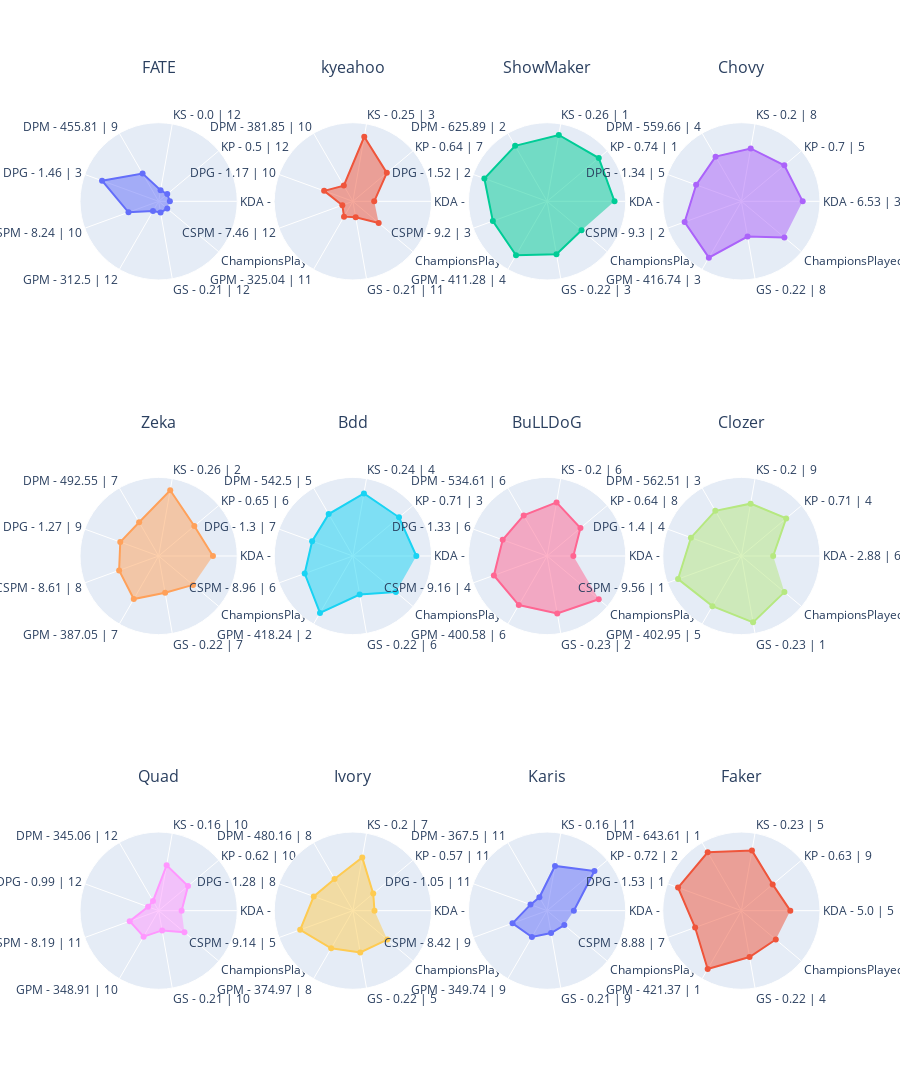

This figure's notebook cell:
### Code cell
df = players_stats.loc[players_stats["Position"] == positions[2]]
min_value, max_value = get_min_max_value(df, columns)

ROWS, COLUMNS = get_rows_columns(df, 4)

fig = get_fig_subplots(df, ROWS, COLUMNS)
for i, player_name in enumerate(df.index):
    _df = df.loc[player_name, columns]
    theta_list = get_theta_list(df, player_name, origin_columns)

    r, c = get_rc(i, COLUMNS)
    fig.add_trace(
        go.Scatterpolar(r=_df, theta=theta_list, fill="toself", name=player_name),
        row=r,
        col=c,
    )

fig.update_layout(
    height=400 * ROWS,
    showlegend=False,
    title=dict(y=1),
)
fig.update_annotations(yshift=20)
fig.update_polars(
    radialaxis=dict(range=[min_value - 0.2, max_value + 0.2], visible=False)
)
fig.show()

### Figure 1 — Plotly figure (JSON) as saved in the notebook; plotly's stock layout.template omitted (floating-point values rounded to 4 significant figures)
{"data": [{"fill": "toself", "name": "FATE", "r": [0, 0, 0, 0.371, 0.8722, 0.3714, 0, 0, 0], "subplot": "polar", "theta": ["KDA - 0.33 | 12", "KP - 0.5 | 12", "KS - 0.0 | 12", "DPM - 455.81 | 9", "DPG - 1.46 | 3", "CSPM - 8.24 | 10", "GPM - 312.5 | 12", "GS - 0.21 | 12", "ChampionsPlayed - 2 | 12"], "type": "scatterpolar"}, {"fill": "toself", "name": "kyeahoo", "r": [0.1798, 0.5892, 0.9675, 0.1232, 0.345, 0, 0.1152, 0.08948, 0.4], "subplot": "polar2", "theta": ["KDA - 1.58 | 11", "KP - 0.64 | 7", "KS - 0.25 | 3", "DPM - 381.85 | 10", "DPG - 1.17 | 10", "CSPM - 7.46 | 12", "GPM - 325.04 | 11", "GS - 0.21 | 11", "ChampionsPlayed - 4 | 9"], "type": "scatterpolar"}, {"fill": "toself", "name": "ShowMaker", "r": [1, 1, 1, 0.9406, 0.9896, 0.8285, 0.9073, 0.7574, 0.6], "subplot": "polar3", "theta": ["KDA - 7.29 | 1", "KP - 0.74 | 1", "KS - 0.26 | 1", "DPM - 625.89 | 2", "DPG - 1.52 | 2", "CSPM - 9.2 | 3", "GPM - 411.28 | 4", "GS - 0.22 | 3", "ChampionsPlayed - 5 | 5"], "type": "scatterpolar"}, {"fill": "toself", "name": "Chovy", "r": [0.8918, 0.7976, 0.7557, 0.7188, 0.6574, 0.8755, 0.9574, 0.4369, 0.8], "subplot": "polar4", "theta": ["KDA - 6.53 | 3", "KP - 0.7 | 5", "KS - 0.2 | 8", "DPM - 559.66 | 4", "DPG - 1.34 | 5", "CSPM - 9.3 | 2", "GPM - 416.74 | 3", "GS - 0.22 | 8", "ChampionsPlayed - 6 | 2"], "type": "scatterpolar"}, {"fill": "toself", "name": "Zeka", "r": [0.7671, 0.6292, 0.988, 0.494, 0.5267, 0.5487, 0.6847, 0.4648, 0.6], "subplot": "polar5", "theta": ["KDA - 5.67 | 4", "KP - 0.65 | 6", "KS - 0.26 | 2", "DPM - 492.55 | 7", "DPG - 1.27 | 9", "CSPM - 8.61 | 8", "GPM - 387.05 | 7", "GS - 0.22 | 7", "ChampionsPlayed - 5 | 5"], "type": "scatterpolar"}, {"fill": "toself", "name": "Bdd", "r": [0.9301, 0.8722, 0.9314, 0.6613, 0.5723, 0.7133, 0.9712, 0.4977, 0.8], "subplot": "polar6", "theta": ["KDA - 6.8 | 2", "KP - 0.71 | 3", "KS - 0.24 | 4", "DPM - 542.5 | 5", "DPG - 1.3 | 7", "CSPM - 8.96 | 6", "GPM - 418.24 | 2", "GS - 0.22 | 6", "ChampionsPlayed - 6 | 2"], "type": "scatterpolar"}, {"fill": "toself", "name": "BuLLDoG", "r": [0.2674, 0.5744, 0.7697, 0.6349, 0.6419, 0.8091, 0.809, 0.8396, 1], "subplot": "polar7", "theta": ["KDA - 2.19 | 8", "KP - 0.64 | 8", "KS - 0.2 | 6", "DPM - 534.61 | 6", "DPG - 1.33 | 6", "CSPM - 9.16 | 4", "GPM - 400.58 | 6", "GS - 0.23 | 2", "ChampionsPlayed - 7 | 1"], "type": "scatterpolar"}, {"fill": "toself", "name": "Clozer", "r": [0.3663, 0.842, 0.7462, 0.7283, 0.7559, 1.0, 0.8308, 1, 0.8], "subplot": "polar8", "theta": ["KDA - 2.88 | 6", "KP - 0.71 | 4", "KS - 0.2 | 9", "DPM - 562.51 | 3", "DPG - 1.4 | 4", "CSPM - 9.56 | 1", "GPM - 402.95 | 5", "GS - 0.23 | 1", "ChampionsPlayed - 6 | 2"], "type": "scatterpolar"}, {"fill": "toself", "name": "Quad", "r": [0.2094, 0.4833, 0.6227, 0, 0, 0.3481, 0.3344, 0.1569, 0.4], "subplot": "polar9", "theta": ["KDA - 1.79 | 9", "KP - 0.62 | 10", "KS - 0.16 | 10", "DPM - 345.06 | 12", "DPG - 0.99 | 12", "CSPM - 8.19 | 11", "GPM - 348.91 | 10", "GS - 0.21 | 10", "ChampionsPlayed - 4 | 9"], "type": "scatterpolar"}, {"fill": "toself", "name": "Ivory", "r": [0.1849, 0.2726, 0.7611, 0.4525, 0.5415, 0.7984, 0.5737, 0.5559, 0.6], "subplot": "polar10", "theta": ["KDA - 1.62 | 10", "KP - 0.57 | 11", "KS - 0.2 | 7", "DPM - 480.16 | 8", "DPG - 1.28 | 8", "CSPM - 9.14 | 5", "GPM - 374.97 | 8", "GS - 0.22 | 5", "ChampionsPlayed - 5 | 5"], "type": "scatterpolar"}, {"fill": "toself", "name": "Karis", "r": [0.2757, 0.8997, 0.6089, 0.07517, 0.1148, 0.456, 0.342, 0.2039, 0.2], "subplot": "polar11", "theta": ["KDA - 2.25 | 7", "KP - 0.72 | 2", "KS - 0.16 | 11", "DPM - 367.5 | 11", "DPG - 1.05 | 11", "CSPM - 8.42 | 9", "GPM - 349.74 | 9", "GS - 0.21 | 9", "ChampionsPlayed - 3 | 11"], "type": "scatterpolar"}, {"fill": "toself", "name": "Faker", "r": [0.6712, 0.5273, 0.8856, 1.0, 1, 0.6764, 1, 0.6378, 0.6], "subplot": "polar12", "theta": ["KDA - 5.0 | 5", "KP - 0.63 | 9", "KS - 0.23 | 5", "DPM - 643.61 | 1", "DPG - 1.53 | 1", "CSPM - 8.88 | 7", "GPM - 421.37 | 1", "GS - 0.22 | 4", "ChampionsPlayed - 5 | 5"], "type": "scatterpolar"}], "layout": {"annotations": [{"font": {"size": 16}, "showarrow": false, "text": "FATE", "x": 0.1062, "xanchor": "center", "xref": "paper", "y": 1, "yanchor": "bottom", "yref": "paper", "yshift": 20}, {"font": {"size": 16}, "showarrow": false, "text": "kyeahoo", "x": 0.3688, "xanchor": "center", "xref": "paper", "y": 1, "yanchor": "bottom", "yref": "paper", "yshift": 20}, {"font": {"size": 16}, "showarrow": false, "text": "ShowMaker", "x": 0.6313, "xanchor": "center", "xref": "paper", "y": 1, "yanchor": "bottom", "yref": "paper", "yshift": 20}, {"font": {"size": 16}, "showarrow": false, "text": "Chovy", "x": 0.8938, "xanchor": "center", "xref": "paper", "y": 1, "yanchor": "bottom", "yref": "paper", "yshift": 20}, {"font": {"size": 16}, "showarrow": false, "text": "Zeka", "x": 0.1062, "xanchor": "center", "xref": "paper", "y": 0.6111, "yanchor": "bottom", "yref": "paper", "yshift": 20}, {"font": {"size": 16}, "showarrow": false, "text": "Bdd", "x": 0.3688, "xanchor": "center", "xref": "paper", "y": 0.6111, "yanchor": "bottom", "yref": "paper", "yshift": 20}, {"font": {"size": 16}, "showarrow": false, "text": "BuLLDoG", "x": 0.6313, "xanchor": "center", "xref": "paper", "y": 0.6111, "yanchor": "bottom", "yref": "paper", "yshift": 20}, {"font": {"size": 16}, "showarrow": false, "text": "Clozer", "x": 0.8938, "xanchor": "center", "xref": "paper", "y": 0.6111, "yanchor": "bottom", "yref": "paper", "yshift": 20}, {"font": {"size": 16}, "showarrow": false, "text": "Quad", "x": 0.1062, "xanchor": "center", "xref": "paper", "y": 0.2222, "yanchor": "bottom", "yref": "paper", "yshift": 20}, {"font": {"size": 16}, "showarrow": false, "text": "Ivory", "x": 0.3688, "xanchor": "center", "xref": "paper", "y": 0.2222, "yanchor": "bottom", "yref": "paper", "yshift": 20}, {"font": {"size": 16}, "showarrow": false, "text": "Karis", "x": 0.6313, "xanchor": "center", "xref": "paper", "y": 0.2222, "yanchor": "bottom", "yref": "paper", "yshift": 20}, {"font": {"size": 16}, "showarrow": false, "text": "Faker", "x": 0.8938, "xanchor": "center", "xref": "paper", "y": 0.2222, "yanchor": "bottom", "yref": "paper", "yshift": 20}], "height": 1200, "polar": {"domain": {"x": [0, 0.2125], "y": [0.7778, 1]}, "radialaxis": {"range": [-0.2, 1.2], "visible": false}}, "polar10": {"domain": {"x": [0.2625, 0.475], "y": [0, 0.2222]}, "radialaxis": {"range": [-0.2, 1.2], "visible": false}}, "polar11": {"domain": {"x": [0.525, 0.7375], "y": [0, 0.2222]}, "radialaxis": {"range": [-0.2, 1.2], "visible": false}}, "polar12": {"domain": {"x": [0.7875, 1], "y": [0, 0.2222]}, "radialaxis": {"range": [-0.2, 1.2], "visible": false}}, "polar2": {"domain": {"x": [0.2625, 0.475], "y": [0.7778, 1]}, "radialaxis": {"range": [-0.2, 1.2], "visible": false}}, "polar3": {"domain": {"x": [0.525, 0.7375], "y": [0.7778, 1]}, "radialaxis": {"range": [-0.2, 1.2], "visible": false}}, "polar4": {"domain": {"x": [0.7875, 1], "y": [0.7778, 1]}, "radialaxis": {"range": [-0.2, 1.2], "visible": false}}, "polar5": {"domain": {"x": [0, 0.2125], "y": [0.3889, 0.6111]}, "radialaxis": {"range": [-0.2, 1.2], "visible": false}}, "polar6": {"domain": {"x": [0.2625, 0.475], "y": [0.3889, 0.6111]}, "radialaxis": {"range": [-0.2, 1.2], "visible": false}}, "polar7": {"domain": {"x": [0.525, 0.7375], "y": [0.3889, 0.6111]}, "radialaxis": {"range": [-0.2, 1.2], "visible": false}}, "polar8": {"domain": {"x": [0.7875, 1], "y": [0.3889, 0.6111]}, "radialaxis": {"range": [-0.2, 1.2], "visible": false}}, "polar9": {"domain": {"x": [0, 0.2125], "y": [0, 0.2222]}, "radialaxis": {"range": [-0.2, 1.2], "visible": false}}, "showlegend": false, "title": {"y": 1}}}
